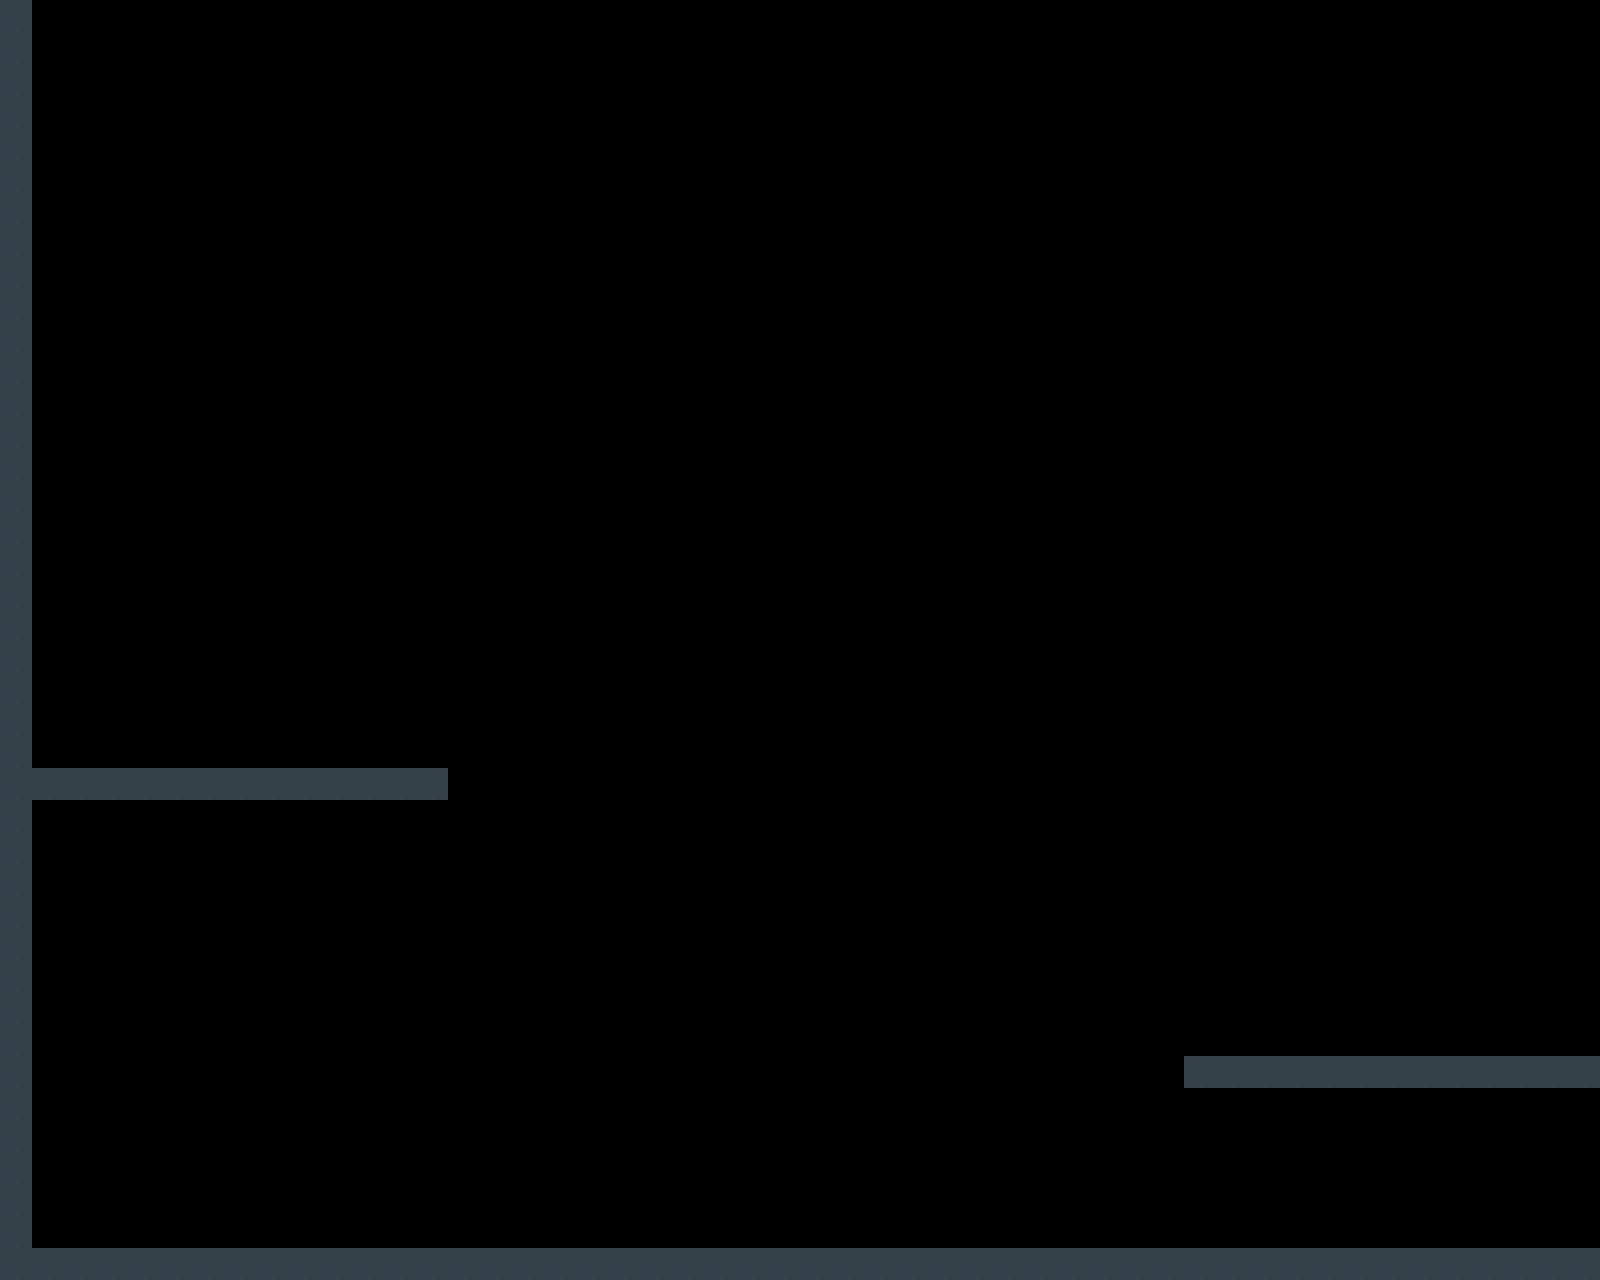

A level layout from a 2D game, rendered from its tile map. Below: a short description, then the map file with tile-grid data replaced by summaries:
An orthogonal 50x40 tile map with 32x32 px tiles, 1 tile layer (TileLayer) and 12 objects (2x Rope, PlayerEndPoint, PlayerStartPoint, Boulder).

<map version="1.0" orientation="orthogonal" width="50" height="40" tilewidth="32" tileheight="32">
 <tileset firstgid="1" name="diffuse" tilewidth="32" tileheight="32">
  <image source="diffuse.png" width="512" height="320" />
 </tileset>
 <layer name="TileLayer" width="50" height="200">
  <data>[10000 cells, 254 non-empty, 2 distinct tile ids]</data>
 </layer>
 <objectgroup name="StaticObjects" width="50" height="200">
  <object x="1" y="-4" width="27" height="1283" />
  <object x="37" y="1759" width="922" height="34" />
  <object x="33" y="772" width="411" height="29" />
  <object x="635" y="-22" width="32" height="754">
   <properties>
    <property name="Body" value="static" />
    <property name="SplitDir" value="down" />
   </properties>
  </object>
  <object x="992" y="-4" width="34" height="736">
   <properties>
    <property name="Body" value="static" />
    <property name="SplitDIr" value="down" />
   </properties>
  </object>
  <object x="1187" y="1055" width="411" height="29" />
  <object x="32" y="1253" width="1567" height="26" />
 </objectgroup>
 <objectgroup color="#09a409" name="SplittableObjects" width="50" height="200" />
 <objectgroup color="#a42000" name="InterestPoints" width="50" height="25">
  <object name="PlayerEndPoint" x="1538" y="1021" width="31" height="31" />
  <object name="PlayerStartPoint" x="66" y="708" width="29" height="26" />
 </objectgroup>
 <objectgroup color="#ffaa00" name="Entities" width="50" height="60">
  <object name="Rope" x="662" y="238" width="334" height="13" />
  <object name="Rope" x="444" y="785" width="1167" height="16" />
  <object name="Boulder" x="741" y="8" width="188" height="172">
   <properties>
    <property name="Body" value="dynamic" />
   </properties>
   <ellipse />
  </object>
 </objectgroup>
</map>
